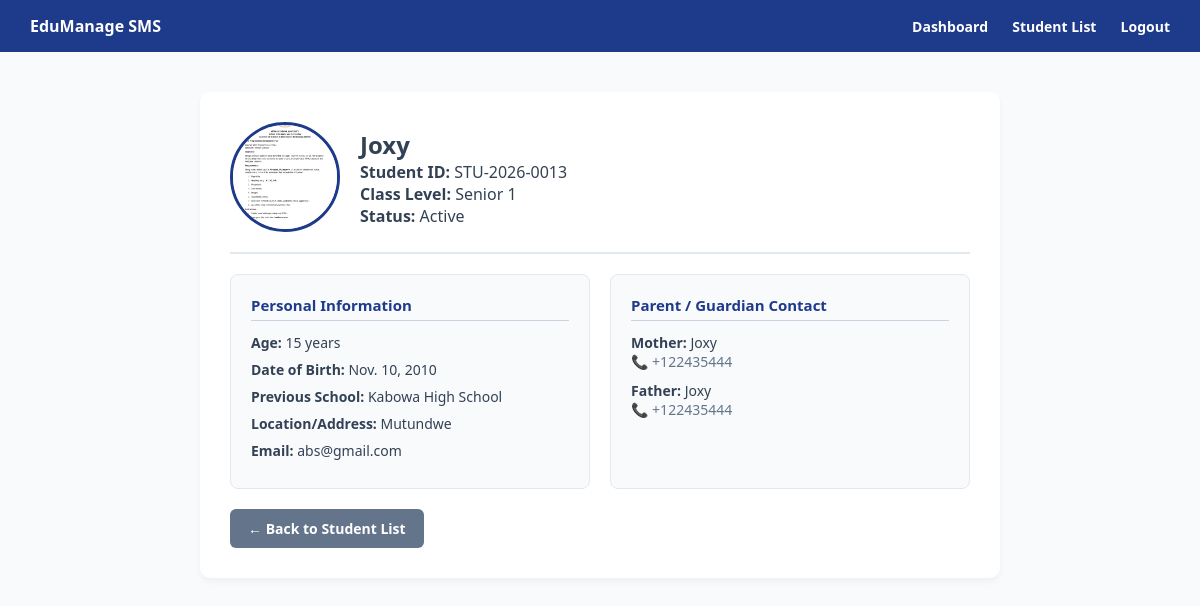
The app's page /student/13/ (signed in) with its own data.
### student_system/models.py (models this page shows, shortened)
class Student(models.Model):
    user = models.OneToOneField(User, on_delete=models.SET_NULL, null=True, blank=True)
    student_number = models.CharField(max_length=20, unique=True, blank=True, null=True, help_text="Auto-generated unique student ID")
    name = models.CharField(max_length=150)
    email = models.EmailField(unique=True, null=True, blank=True)
    level = models.CharField(max_length=50)  # e.g., Senior 1, Senior 2
    date_of_birth = models.DateField(null=True, blank=True)
    student_photo = models.ImageField(upload_to='student_photos/', null=True, blank=True)
    previous_school = models.CharField(max_length=200, null=True, blank=True, help_text="Required if joining Senior 2 or above")
    mother_name = models.CharField(max_length=150, null=True, blank=True)
    mother_phone = models.CharField(max_length=50, null=True, blank=True)
    father_name = models.CharField(max_length=150, null=True, blank=True)
    father_phone = models.CharField(max_length=50, null=True, blank=True)
    guardian_name = models.CharField(max_length=150, null=True, blank=True, help_text="Fill if parents are unavailable")
    guardian_relationship = models.CharField(max_length=50, null=True, blank=True, help_text="e.g., Uncle, Aunt, Grandparent")
    guardian_phone = models.CharField(max_length=50, null=True, blank=True)
    guardian_photo = models.ImageField(upload_to='guardian_photos/', null=True, blank=True)
    location = models.CharField(max_length=255, null=True, blank=True, help_text="Home address or residence location")
    date_registered = models.DateTimeField(auto_now_add=True)
    added_by = models.ForeignKey(User, on_delete=models.SET_NULL, null=True, blank=True, related_name='registered_students')
    is_active = models.BooleanField(default=True, help_text="Uncheck if student has left or withdrawn from school")
    withdrawal_date = models.DateField(null=True, blank=True)
    withdrawal_reason = models.TextField(null=True, blank=True)
    @property
    def age(self):
        if self.date_of_birth:
            today = datetime.date.today()
            return today.year - self.date_of_birth.year - ((today.month, today.day) < (self.date_of_birth.month, self.date_of_birth.day))
        return None

### student_system/decorators.py (the view)
        def _wrapped_view(request, *args, **kwargs):
            if request.user.is_authenticated:
                if request.user.is_superuser:
                    return view_func(request, *args, **kwargs)
                if request.user.groups.filter(name__in=allowed_roles).exists():
                    return view_func(request, *args, **kwargs)
            raise PermissionDenied

### student_system/views.py (called while the page is built)
@login_required(login_url='login')
@role_required(allowed_roles=['Admin', 'Teacher'])
def student_detail_view(request, pk):
    student = get_object_or_404(Student, pk=pk)
    return render(request, 'student_system/student_detail.html', {'student': student})

### student_system/templates/student_system/student_detail.html (shortened to what this page needs)
<!DOCTYPE html>
<html lang="en">
<head>
</head>
<body>
    <nav>
        <span><strong>EduManage SMS</strong></span>
        <div class="nav-links">
            <a href="{% url 'dashboard' %}">Dashboard</a>
            <a href="{% url 'student_list' %}">Student List</a>
            <a href="{% url 'logout' %}">Logout</a>
        </div>
    </nav>
    <div class="container">
        <div class="header">
            {% if student.student_photo %}
                <img src="{{ student.student_photo.url }}" alt="{{ student.name }}" class="profile-img">
            {% else %}
                <div class="profile-img">No Photo</div>
            {% endif %}
            <div>
                <h2>{{ student.name }}</h2>
                <p><strong>Student ID:</strong> {{ student.student_number }}</p>
                <p><strong>Class Level:</strong> {{ student.level }}</p>
                <p><strong>Status:</strong> {% if student.is_active %}Active{% else %}Withdrawn{% endif %}</p>
            </div>
        </div>
        <div class="info-grid">
            <div class="info-card">
                <h4>Personal Information</h4>
                <p><strong>Age:</strong> {{ student.age|default:"N/A" }} years</p>
                <p><strong>Date of Birth:</strong> {{ student.date_of_birth|default:"N/A" }}</p>
                <p><strong>Previous School:</strong> {{ student.previous_school|default:"N/A (New Entry)" }}</p>
                <p><strong>Location/Address:</strong> {{ student.location|default:"N/A" }}</p>
                <p><strong>Email:</strong> {{ student.email|default:"N/A" }}</p>
            </div>
            <div class="info-card">
                <h4>Parent / Guardian Contact</h4>
                {% if student.mother_name %}
                    <p><strong>Mother:</strong> {{ student.mother_name }}<br><span style="color:#64748B;">📞 {{ student.mother_phone }}</span></p>
                {% endif %}
                {% if student.father_name %}
                    <p style="margin-top:10px;"><strong>Father:</strong> {{ student.father_name }}<br><span style="color:#64748B;">📞 {{ student.father_phone }}</span></p>
                {% endif %}
            </div>
        </div>
        <a href="{% url 'student_list' %}" class="btn-secondary">← Back to Student List</a>
    </div>
</body>
</html>

### student_system/templates/student_system/student_detail.html (style rules this page uses)
:root { --primary: #1E3A8A; --bg: #F8FAFC; --text: #334155; }
* { box-sizing: border-box; margin: 0; padding: 0; font-family: 'Segoe UI', Tahoma, Geneva, Verdana, sans-serif; }
body { background-color: var(--bg); color: var(--text); }
nav { background-color: var(--primary); color: white; padding: 15px 30px; display: flex; justify-content: space-between; align-items: center; }
nav .nav-links a { color: white; text-decoration: none; margin-left: 20px; font-weight: 600; font-size: 14px; }
.container { max-width: 800px; margin: 40px auto; background: white; padding: 30px; border-radius: 10px; box-shadow: 0 4px 6px rgba(0,0,0,0.04); }
.header { display: flex; gap: 20px; align-items: center; border-bottom: 2px solid #E2E8F0; padding-bottom: 20px; margin-bottom: 20px; }
.profile-img, .guardian-img { width: 110px; height: 110px; border-radius: 50%; object-fit: cover; border: 3px solid var(--primary); background: #E2E8F0; display: flex; align-items: center; justify-content: center; color: #64748B; font-size: 12px; text-align: center; }
.info-grid { display: grid; grid-template-columns: 1fr 1fr; gap: 20px; margin-bottom: 20px; }
.info-card { background: #F8FAFC; padding: 20px; border-radius: 8px; border: 1px solid #E2E8F0; }
.info-card h4 { margin-bottom: 12px; color: var(--primary); font-size: 15px; border-bottom: 1px solid #CBD5E1; padding-bottom: 5px; }
.info-card p { margin-bottom: 8px; font-size: 14px; }
.btn-secondary { background-color: #64748B; color: white; padding: 10px 18px; border-radius: 6px; text-decoration: none; font-weight: 600; font-size: 14px; display: inline-block; }

### records on screen
Student: student_photo (picture), name "Joxy", student_number "STU-2026-0013", level "Senior 1", age "15", date_of_birth "Nov. 10, 2010", previous_school "Kabowa High School", location "Mutundwe", email "abs@gmail.com", mother_name "Joxy", mother_phone "+122435444", father_name "Joxy", father_phone "+122435444"
